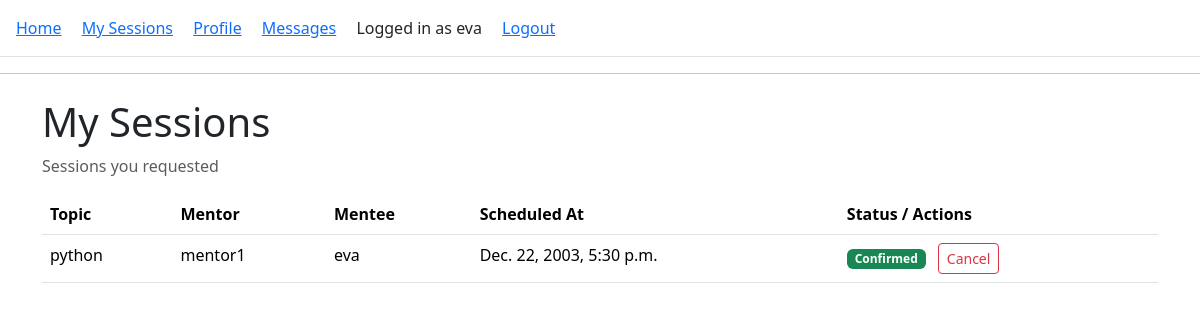
Page /my-sessions/ (signed in) on the earlier database version.
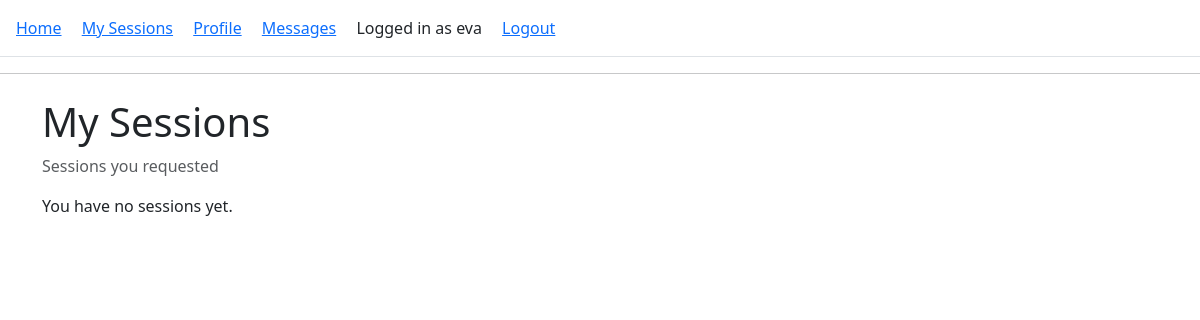
Same page on the later database version.
### core/models.py (models this page shows, shortened)
class Session(models.Model):
    STATUS_CHOICES = [
        ("PENDING", "Pending"),
        ("CONFIRMED", "Confirmed"),
        ("COMPLETED", "Completed"),
        ("CANCELLED", "Cancelled"),
    ]
    mentor = models.ForeignKey(
        Profile,
        on_delete=models.CASCADE,
        related_name="sessions_as_mentor",
    )
    mentee = models.ForeignKey(
        Profile,
        on_delete=models.CASCADE,
        related_name="sessions_as_mentee",
    )
    topic = models.CharField(max_length=200)
    scheduled_at = models.DateTimeField()
    status = models.CharField(max_length=10, choices=STATUS_CHOICES, default="PENDING")
    created_at = models.DateTimeField(auto_now_add=True)

class Profile(models.Model):
    ROLE_CHOICES = [
        ("MENTOR", "Mentor"),
        ("MENTEE", "Mentee"),
    ]
    user = models.OneToOneField(
        settings.AUTH_USER_MODEL,
        on_delete=models.CASCADE,
        related_name="profile",
    )
    role = models.CharField(max_length=10, choices=ROLE_CHOICES)
    bio = models.TextField(blank=True)
    skills = models.CharField(
        max_length=255,
        blank=True,
        help_text="Comma-separated skills, e.g. Python, Data Science, Resume Review",
    )
    hourly_rate = models.DecimalField(
        max_digits=6,
        decimal_places=2,
        null=True,
        blank=True,
        help_text="Only for mentors",
    )
    photo = models.ImageField(
        upload_to="profiles/",
        blank=True,
        null=True,
    )

### core/views.py (the view)
# urls.py: path("my-sessions/", views.my_sessions, name="my_sessions"),
@login_required
def my_sessions(request):
    profile = request.user.profile
    if profile.role == "MENTOR":
        sessions = Session.objects.filter(mentor=profile).order_by("scheduled_at")
        role_label = "Sessions where you are the mentor"
    else:  # MENTEE
        sessions = (
            Session.objects
            .filter(mentee=profile)
            .exclude(status="CANCELLED")
            .order_by("scheduled_at")
        )
        role_label = "Sessions you requested"
    context = {
        "sessions": sessions,
        "role_label": role_label,
    }
    return render(request, "core/my_sessions.html", context)

### templates/core/my_sessions.html (shortened to what this page needs)
{% extends "base.html" %}
{% block content %}
<div class="container mt-4">
    <h1>My Sessions</h1>
    <p class="text-muted">{{ role_label }}</p>
    {% if sessions %}
        <table class="table mt-3">
            <thead>
                <tr>
                    <th>Topic</th>
                    <th>Mentor</th>
                    <th>Mentee</th>
                    <th>Scheduled At</th>
                    <th>Status / Actions</th>
                </tr>
            </thead>
            <tbody>
                {% for s in sessions %}
                    <tr>
                        <td>{{ s.topic }}</td>
                        <td>{{ s.mentor.user.username }}</td>
                        <td>{{ s.mentee.user.username }}</td>
                        <td>{{ s.scheduled_at }}</td>
                        <td>
                            {% if s.status == "CONFIRMED" %}
                                <span class="badge bg-success">Confirmed</span>
                            {% elif s.status == "CANCELLED" %}
                                <span class="badge bg-danger">Cancelled</span>
                            {% elif s.status == "COMPLETED" %}
                                <span class="badge bg-primary">Completed</span>
                            {% else %}
                                <span class="badge bg-secondary">Pending</span>
                            {% endif %}
                            {% if user.profile.role == "MENTEE" and s.status == "CONFIRMED" %}
                                <form method="post"
                                      action="{% url 'cancel_session' s.id %}"
                                      style="display:inline;">
                                    <button type="submit" class="btn btn-sm btn-outline-danger ms-2">
                                        Cancel
                                    </button>
                                </form>
                            {% endif %}
                        </td>
                    </tr>
                {% endfor %}
            </tbody>
        </table>
    {% else %}
        <p class="mt-3">You have no sessions yet.</p>
    {% endif %}
</div>
{% endblock %}

Differences in the rows shown:
no longer on this page (row edited): Session: topic "python", mentor.user.username "mentor1", mentee.user.username "eva", scheduled_at "Dec. 22, 2003, 5:30 p.m.", status "Confirmed"
Other differences:
text no longer shown: "Topic Mentor Mentee Scheduled At Status / Actions"
text now shown: "You have no sessions yet."
